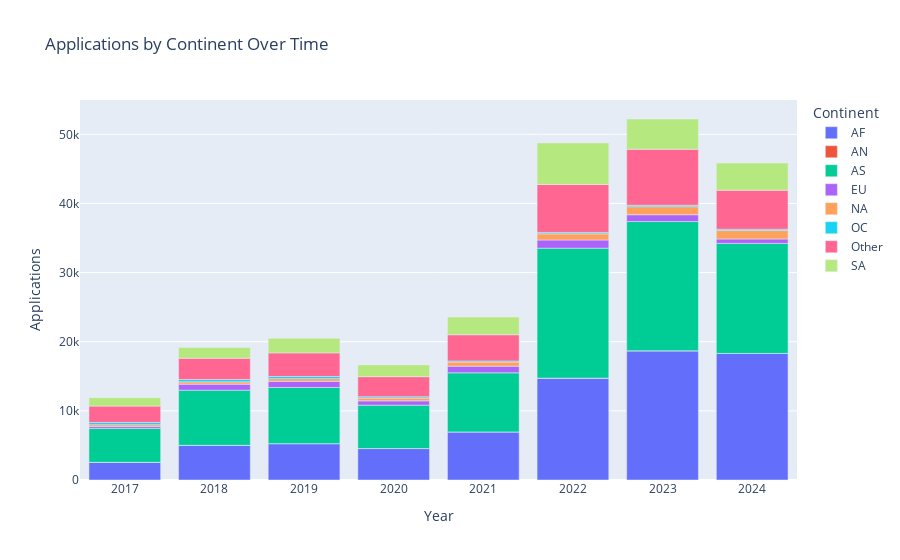

The notebook cell this image was saved under:
### Markdown cell above
## Bar Chart for Applications by Continent
This bar chart shows the distribution of applications across continents over the years.

### Code cell
# Converting Nationality to Continent
def get_continent(country):
    try:
        country_code = pc.country_name_to_country_alpha2(country)
        continent_name = pc.country_alpha2_to_continent_code(country_code)
        return continent_name
    except:
        return 'Other'

melted_data['Continent'] = melted_data['Nationality'].apply(get_continent)

# Bar Chart by Continent
continent_summary = melted_data.groupby(['Continent', 'Year']).agg({'Applications': 'sum'}).reset_index()
fig = px.bar(continent_summary, x='Year', y='Applications', color='Continent', title='Applications by Continent Over Time')
fig.show()

### Figure 1 — Plotly figure (JSON) as saved in the notebook; plotly's stock layout.template omitted (floating-point values rounded to 4 significant figures)
{"data": [{"alignmentgroup": "True", "hovertemplate": "Continent=AF<br>Year=%{x}<br>Applications=%{y}<extra></extra>", "legendgroup": "AF", "marker": {"color": "#636efa", "pattern": {"shape": ""}}, "name": "AF", "offsetgroup": "AF", "orientation": "v", "showlegend": true, "textposition": "auto", "type": "bar", "x": ["2017", "2018", "2019", "2020", "2021", "2022", "2023", "2024"], "xaxis": "x", "y": [2566, 5021, 5259, 4549, 6958, 14739, 18686, 18308], "yaxis": "y"}, {"alignmentgroup": "True", "hovertemplate": "Continent=AN<br>Year=%{x}<br>Applications=%{y}<extra></extra>", "legendgroup": "AN", "marker": {"color": "#EF553B", "pattern": {"shape": ""}}, "name": "AN", "offsetgroup": "AN", "orientation": "v", "showlegend": true, "textposition": "auto", "type": "bar", "x": ["2017", "2018", "2019", "2020", "2021", "2022", "2023", "2024"], "xaxis": "x", "y": [0, 0, 0, 0, 0, 0, 0, 0], "yaxis": "y"}, {"alignmentgroup": "True", "hovertemplate": "Continent=AS<br>Year=%{x}<br>Applications=%{y}<extra></extra>", "legendgroup": "AS", "marker": {"color": "#00cc96", "pattern": {"shape": ""}}, "name": "AS", "offsetgroup": "AS", "orientation": "v", "showlegend": true, "textposition": "auto", "type": "bar", "x": ["2017", "2018", "2019", "2020", "2021", "2022", "2023", "2024"], "xaxis": "x", "y": [4887, 7970, 8125, 6273, 8542, 18792, 18695, 15916], "yaxis": "y"}, {"alignmentgroup": "True", "hovertemplate": "Continent=EU<br>Year=%{x}<br>Applications=%{y}<extra></extra>", "legendgroup": "EU", "marker": {"color": "#ab63fa", "pattern": {"shape": ""}}, "name": "EU", "offsetgroup": "EU", "orientation": "v", "showlegend": true, "textposition": "auto", "type": "bar", "x": ["2017", "2018", "2019", "2020", "2021", "2022", "2023", "2024"], "xaxis": "x", "y": [272, 876, 887, 628, 970, 1186, 987, 639], "yaxis": "y"}, {"alignmentgroup": "True", "hovertemplate": "Continent=NA<br>Year=%{x}<br>Applications=%{y}<extra></extra>", "legendgroup": "NA", "marker": {"color": "#FFA15A", "pattern": {"shape": ""}}, "name": "NA", "offsetgroup": "NA", "orientation": "v", "showlegend": true, "textposition": "auto", "type": "bar", "x": ["2017", "2018", "2019", "2020", "2021", "2022", "2023", "2024"], "xaxis": "x", "y": [276, 326, 387, 398, 591, 886, 1163, 1214], "yaxis": "y"}, {"alignmentgroup": "True", "hovertemplate": "Continent=OC<br>Year=%{x}<br>Applications=%{y}<extra></extra>", "legendgroup": "OC", "marker": {"color": "#19d3f3", "pattern": {"shape": ""}}, "name": "OC", "offsetgroup": "OC", "orientation": "v", "showlegend": true, "textposition": "auto", "type": "bar", "x": ["2017", "2018", "2019", "2020", "2021", "2022", "2023", "2024"], "xaxis": "x", "y": [321, 342, 308, 189, 153, 209, 209, 190], "yaxis": "y"}, {"alignmentgroup": "True", "hovertemplate": "Continent=Other<br>Year=%{x}<br>Applications=%{y}<extra></extra>", "legendgroup": "Other", "marker": {"color": "#FF6692", "pattern": {"shape": ""}}, "name": "Other", "offsetgroup": "Other", "orientation": "v", "showlegend": true, "textposition": "auto", "type": "bar", "x": ["2017", "2018", "2019", "2020", "2021", "2022", "2023", "2024"], "xaxis": "x", "y": [2365, 3085, 3418, 2912, 3794, 6932, 8089, 5645], "yaxis": "y"}, {"alignmentgroup": "True", "hovertemplate": "Continent=SA<br>Year=%{x}<br>Applications=%{y}<extra></extra>", "legendgroup": "SA", "marker": {"color": "#B6E880", "pattern": {"shape": ""}}, "name": "SA", "offsetgroup": "SA", "orientation": "v", "showlegend": true, "textposition": "auto", "type": "bar", "x": ["2017", "2018", "2019", "2020", "2021", "2022", "2023", "2024"], "xaxis": "x", "y": [1222, 1549, 2119, 1702, 2563, 6001, 4385, 3926], "yaxis": "y"}], "layout": {"barmode": "relative", "legend": {"title": {"text": "Continent"}, "tracegroupgap": 0}, "title": {"text": "Applications by Continent Over Time"}, "xaxis": {"anchor": "y", "domain": [0, 1], "title": {"text": "Year"}}, "yaxis": {"anchor": "x", "domain": [0, 1], "title": {"text": "Applications"}}}}
